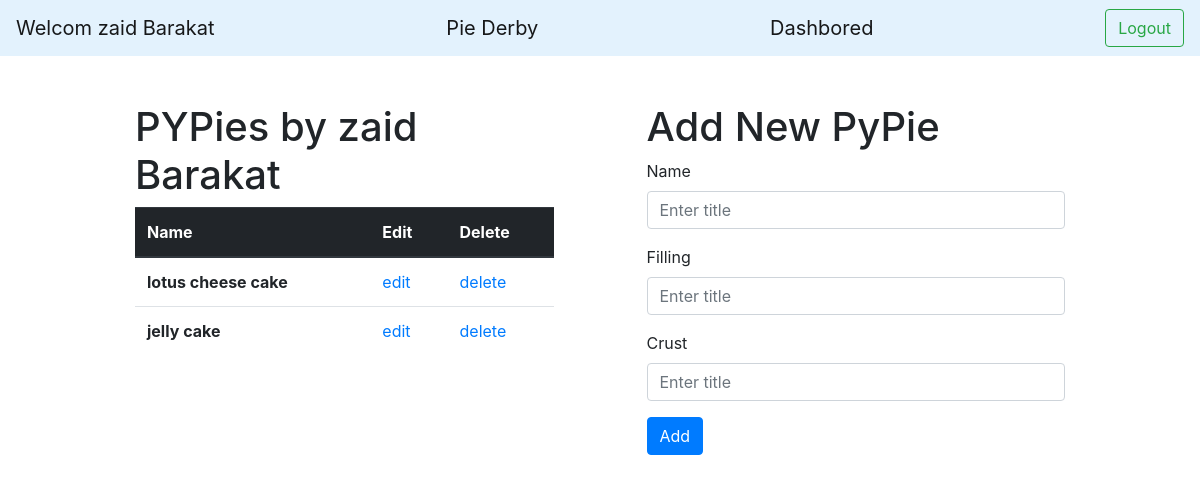
The page /my_pies (signed in) on the database its author committed.
### my_app/models.py (models this page shows)
class User (models.Model):
    first_name=models.CharField(max_length=45)
    last_name=models.CharField(max_length=45)
    email=models.CharField(max_length=45)
    password=models.CharField(max_length=255)
    created_at=models.DateTimeField(auto_now_add=True)
    updated_at=models.DateTimeField(auto_now=True)
    objects=UserManager()

class PyPie(models.Model):
    name=models.CharField(max_length=255)
    filling=models.TextField()
    crust=models.TextField()
    created_at=models.DateTimeField(auto_now_add=True)
    updated_at=models.DateTimeField(auto_now=True)
    user=models.ForeignKey(User, related_name='my_pies',on_delete=models.CASCADE)
    votes= models.ManyToManyField(User, related_name="liked_pies")
    objects=PyPieManager()

### my_app/views.py (the view)
# urls.py: path('my_pies', views.my_pies),
def my_pies(request):
    my_user=User.objects.get(id=request.session['current_user_id'])
    context={
        'user':my_user,
        'pies': my_user.my_pies.all().order_by('-created_at')
    }
    return render (request,'my_pies.html',context)

### my_app/templates/my_pies.html (shortened to what this page needs)
<!DOCTYPE html>
<html lang="en">
<head>
    <link rel="stylesheet" href="https://cdn.jsdelivr.net/npm/bootstrap@4.0.0/dist/css/bootstrap.min.css"
>
</head>
<body>
    <nav class="navbar navbar-light" style="background-color: #e3f2fd;">
        <a class="navbar-brand" href="/my_pies">Welcom {{user.first_name}} {{user.last_name}}</a>
        <a class="navbar-brand" href="/derby">Pie Derby</a>
        <a class="navbar-brand" href="/my_pies">Dashbored</a>
        <a href="/logout"><button class="btn btn-outline-success my-2 my-sm-0">Logout</button></a>
    </nav>
    <div class="container">
        <div class="form">
            <h1>PYPies by {{user.first_name}} {{user.last_name}}</h1>
            <table class="table">
                <thead class="thead-dark">
                    <tr>
                        <th scope="col">Name</th>
                        <th scope="col">Edit</th>
                        <th scope="col">Delete</th>
                    </tr>
                </thead>
                <tbody>
                    {%for pie in pies%}
                    <tr>
                        <th scope="row">{{pie.name}}</th>
                        <td><a href="/edit/{{pie.id}}">edit</a></td>
                        <td><a href="/delete/{{pie.id}}">delete</a></td>
                    </tr>
                    {%endfor%}
                </tbody>
            </table>
        </div>
    <div class="form">
        <h1>Add New PyPie</h1>
        <form action="/add_pie" method="post">
            <div class="form-group">
                <label>Name </label>
                <input type="text" class="form-control" placeholder="Enter title" name="name">
            </div>
            <div class="form-group">
                <label>Filling </label>
                <input type="text" class="form-control" placeholder="Enter title" name="filling">
            </div>
            <div class="form-group">
                <label>Crust </label>
                <input type="text" class="form-control" placeholder="Enter title" name="crust">
            </div>
            <button type="submit" class="btn btn-primary">Add</button>
        </form>
    </div>
    </div>
</body>
</html>

### my_app/templates/my_pies.html (style rules this page uses)
.container { display: flex; justify-content: space-between; width: 80%; }
.form { margin-top: 5%; width: 45%; }

### rows shown on the page
User: first_name "zaid", last_name "Barakat"
PyPie: name "lotus cheese cake"
PyPie: name "jelly cake"
